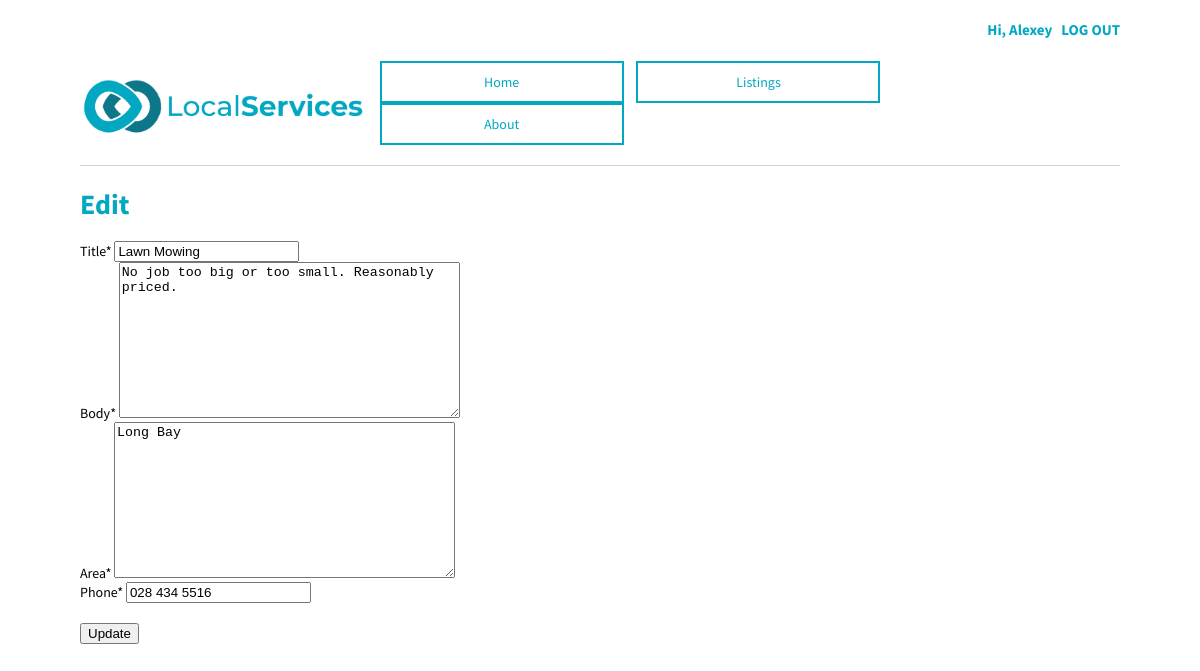
The page /classified/4/edit (signed in) on the database as committed earlier.
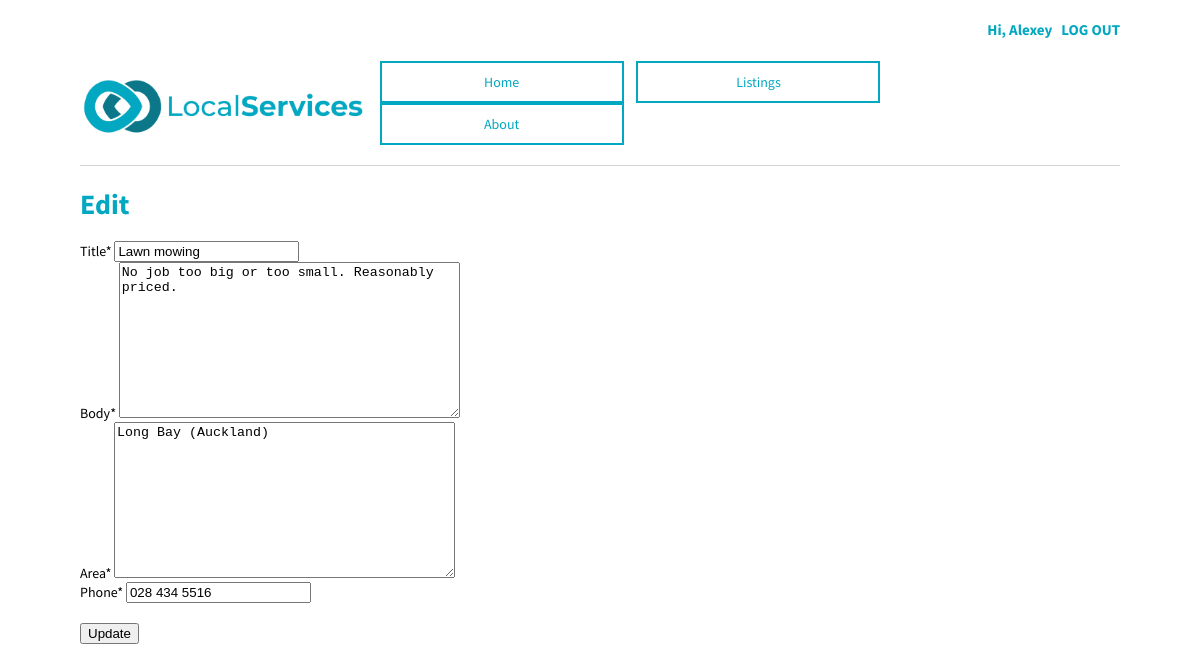
The same page on the database as committed later.
### LocalServicesBoard/models.py (models this page shows, shortened)
class Classified (models.Model):
    title = models.CharField(max_length=100)
    body = models.TextField(max_length=300)
    area = models.TextField(max_length=50)
    author = models.ForeignKey(settings.AUTH_USER_MODEL, on_delete=models.CASCADE)
    phone = models.CharField (max_length=30, default="")
    date = models.DateTimeField(default=datetime.now, blank=True)

### LocalServicesBoard/views.py (the view)
# urls.py: path("classified/<int:pk>/edit", ClassifiedUpdateView.as_view(), name = "classified_edit" ),
class ClassifiedUpdateView(LoginRequiredMixin, UserPassesTestMixin, UpdateView):
    model = Classified
    fields = (
        "title",
        "body",
        "area",
        "phone"
    )
    template_name = "classified_edit.html"
    def test_func(self):  # new
        obj = self.get_object()
        return obj.author == self.request.user

### templates/classified_edit.html
{% extends "base.html" %}
{% load crispy_forms_tags %}
{% block content %}
<h1>Edit</h1>
<form action="" method="post">{% csrf_token %}
  {{ form|crispy }}
  <button class="btn btn-info ml-2" type="submit">Update</button>
</form>
{% endblock content %}

Rows that differ between the two databases and show on the page:
changed Classified "No job too big or too small. Reasonably priced.": title "Lawn Mowing" → "Lawn mowing"; area "Long Bay" → "Long Bay (Auckland)"
